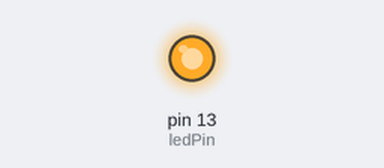
Simulated run of this sketch. Board: Arduino Uno, built with avr-gcc and run on an emulated ATmega328P. On the bench: output pins drawn as LEDs (lit = HIGH).

Above: at 0.05 s.
At 5.4 s:
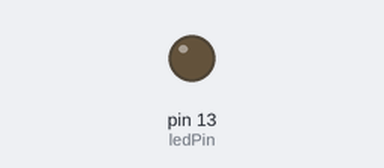
Timing chart, 0 to 9.1 s (numbered marks = the images above):
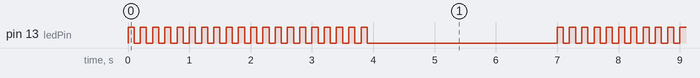

The sketch:

sketch03-10.ino
```cpp
int ledPin = 13;
int delayPeriod = 100;

void setup() {
  // put your setup code here, to run once:
  pinMode(ledPin, OUTPUT);
}

void loop() {
  // put your main code here, to run repeatedly:
  int i = 0;
  while (i < 20) {
    digitalWrite(ledPin, HIGH);
    delay(delayPeriod);
    digitalWrite(ledPin, LOW);
    delay(delayPeriod);
    i++;
  }
  delay(3000);
}
```

Measured:
- by itself, pin 13 (ledPin): repeats every 7.0 s: HIGH 0.10 s, LOW 3.1 s, 19 × (HIGH 0.10 s, LOW 0.10 s)
- by itself, everything shown: repeats every 7.0 s, in 40 steps
